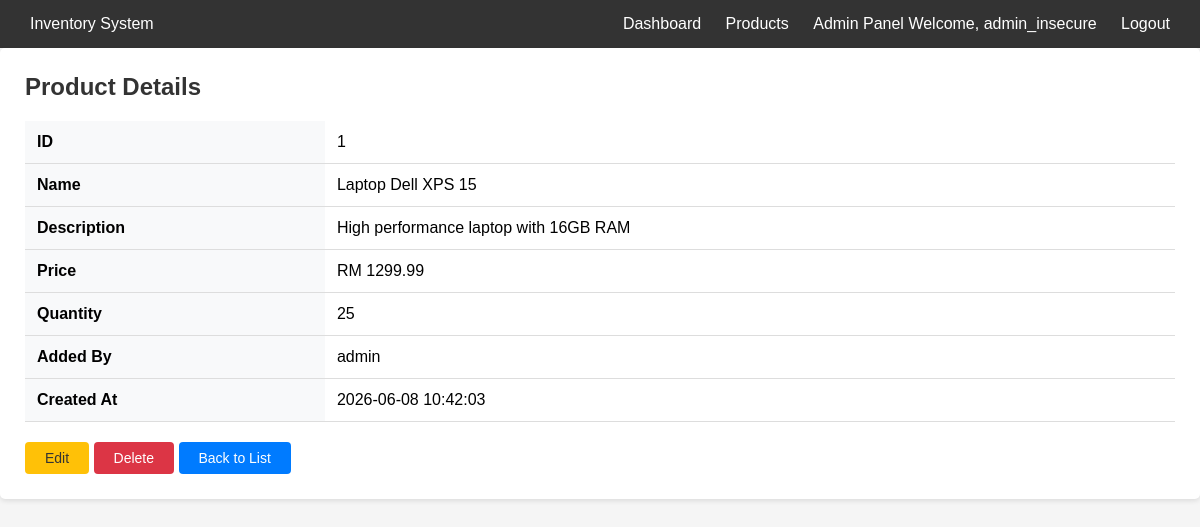
Screenshot of /Original/index.php?page=products&action=show&id=1 (signed in) with the database file from the repository.
### tables this page shows
CREATE TABLE IF NOT EXISTS products (
    id INT AUTO_INCREMENT PRIMARY KEY,
    name VARCHAR(100) NOT NULL,
    description TEXT,
    price DECIMAL(10,2) NOT NULL,
    quantity INT NOT NULL DEFAULT 0,
    image VARCHAR(255) DEFAULT NULL,
    user_id INT,
    created_at TIMESTAMP DEFAULT CURRENT_TIMESTAMP,
    FOREIGN KEY (user_id) REFERENCES users(id) ON DELETE SET NULL
);

CREATE TABLE IF NOT EXISTS users (
    id INT AUTO_INCREMENT PRIMARY KEY,
    username VARCHAR(50) NOT NULL,
    email VARCHAR(100) NOT NULL,
    password VARCHAR(255) NOT NULL,
    role ENUM('admin', 'user') DEFAULT 'user',
    created_at TIMESTAMP DEFAULT CURRENT_TIMESTAMP
);

### Original/Controllers/ProductController.php (called while the page is built, shortened)
<?php
require_once __DIR__ . '/../Models/Product.php';
class ProductController {
    private $productModel;
    public function __construct() {
        $this->productModel = new Product();
    }
    public function show($id) {
        $product = $this->productModel->getProductById($id);
        require_once __DIR__ . '/../Views/products/show.php';
    }
}
?>

### Original/Models/Database.php (called while the page is built, shortened)
<?php
class Database {
    private $conn;
    public function __construct() {
        $this->conn = mysqli_connect('localhost', 'root', '', 'inventory_db');
    }
    public function query($sql) {
        $result = mysqli_query($this->conn, $sql);
        return $result;
    }
    public function fetchOne($sql) {
        $result = $this->query($sql);
        return mysqli_fetch_assoc($result);
    }
}
?>

### Original/Models/Product.php (called while the page is built, shortened)
<?php
require_once __DIR__ . '/Database.php';
class Product {
    private $db;
    public function __construct() {
        $this->db = new Database();
    }
    public function getProductById($id) {
        $sql = "SELECT products.*, users.username FROM products LEFT JOIN users ON products.user_id = users.id WHERE products.id = $id";
        return $this->db->fetchOne($sql);
    }
}
?>

### Original/Views/products/show.php (the view, shortened to what this page needs)
<?php require_once __DIR__ . '/../layout.php'; ?>
<div class="card">
    <h2>Product Details</h2>
    <table>
        <tr><th>ID</th><td><?php echo $product['id']; ?></td></tr>
        <tr><th>Name</th><td><?php echo $product['name']; ?></td></tr>
        <tr><th>Description</th><td><?php echo $product['description']; ?></td></tr>
        <tr><th>Price</th><td>RM <?php echo $product['price']; ?></td></tr>
        <tr><th>Quantity</th><td><?php echo $product['quantity']; ?></td></tr>
        <tr><th>Added By</th><td><?php echo $product['username']; ?></td></tr>
        <tr><th>Created At</th><td><?php echo $product['created_at']; ?></td></tr>
    </table>
    <div style="margin-top: 20px;">
        <a href="index.php?page=products&action=edit&id=<?php echo $product['id']; ?>" class="btn btn-warning">Edit</a>
        <a href="index.php?page=products&action=delete&id=<?php echo $product['id']; ?>" class="btn btn-danger" onclick="return confirm('Delete?')">Delete</a>
        <a href="index.php?page=products" class="btn btn-primary">Back to List</a>
    </div>
</div>

### Original/Views/layout.php (style rules this page uses)
* { margin: 0; padding: 0; box-sizing: border-box; }
body { font-family: Arial, sans-serif; background: #f5f5f5; }
.card { background: white; border-radius: 5px; padding: 25px; margin-bottom: 20px; box-shadow: 0 2px 5px rgba(0,0,0,0.1); }
.btn { display: inline-block; padding: 8px 20px; border: none; border-radius: 4px; cursor: pointer; text-decoration: none; font-size: 14px; color: white; }
.btn-primary { background: #007bff; }
.btn-danger { background: #dc3545; }
.btn-warning { background: #ffc107; color: #333; }
table { width: 100%; border-collapse: collapse; }
table th, table td { padding: 12px; text-align: left; border-bottom: 1px solid #ddd; }
table th { background: #f8f9fa; }
h1, h2 { margin-bottom: 20px; color: #333; }

### rows the page displays
products: id "1", name "Laptop Dell XPS 15", description "High performance laptop with 16GB RAM", price "1299.99", quantity "25", user.username "admin", created_at "2026-06-08 10:42:03"

### other values shown
$username "admin_insecure"
